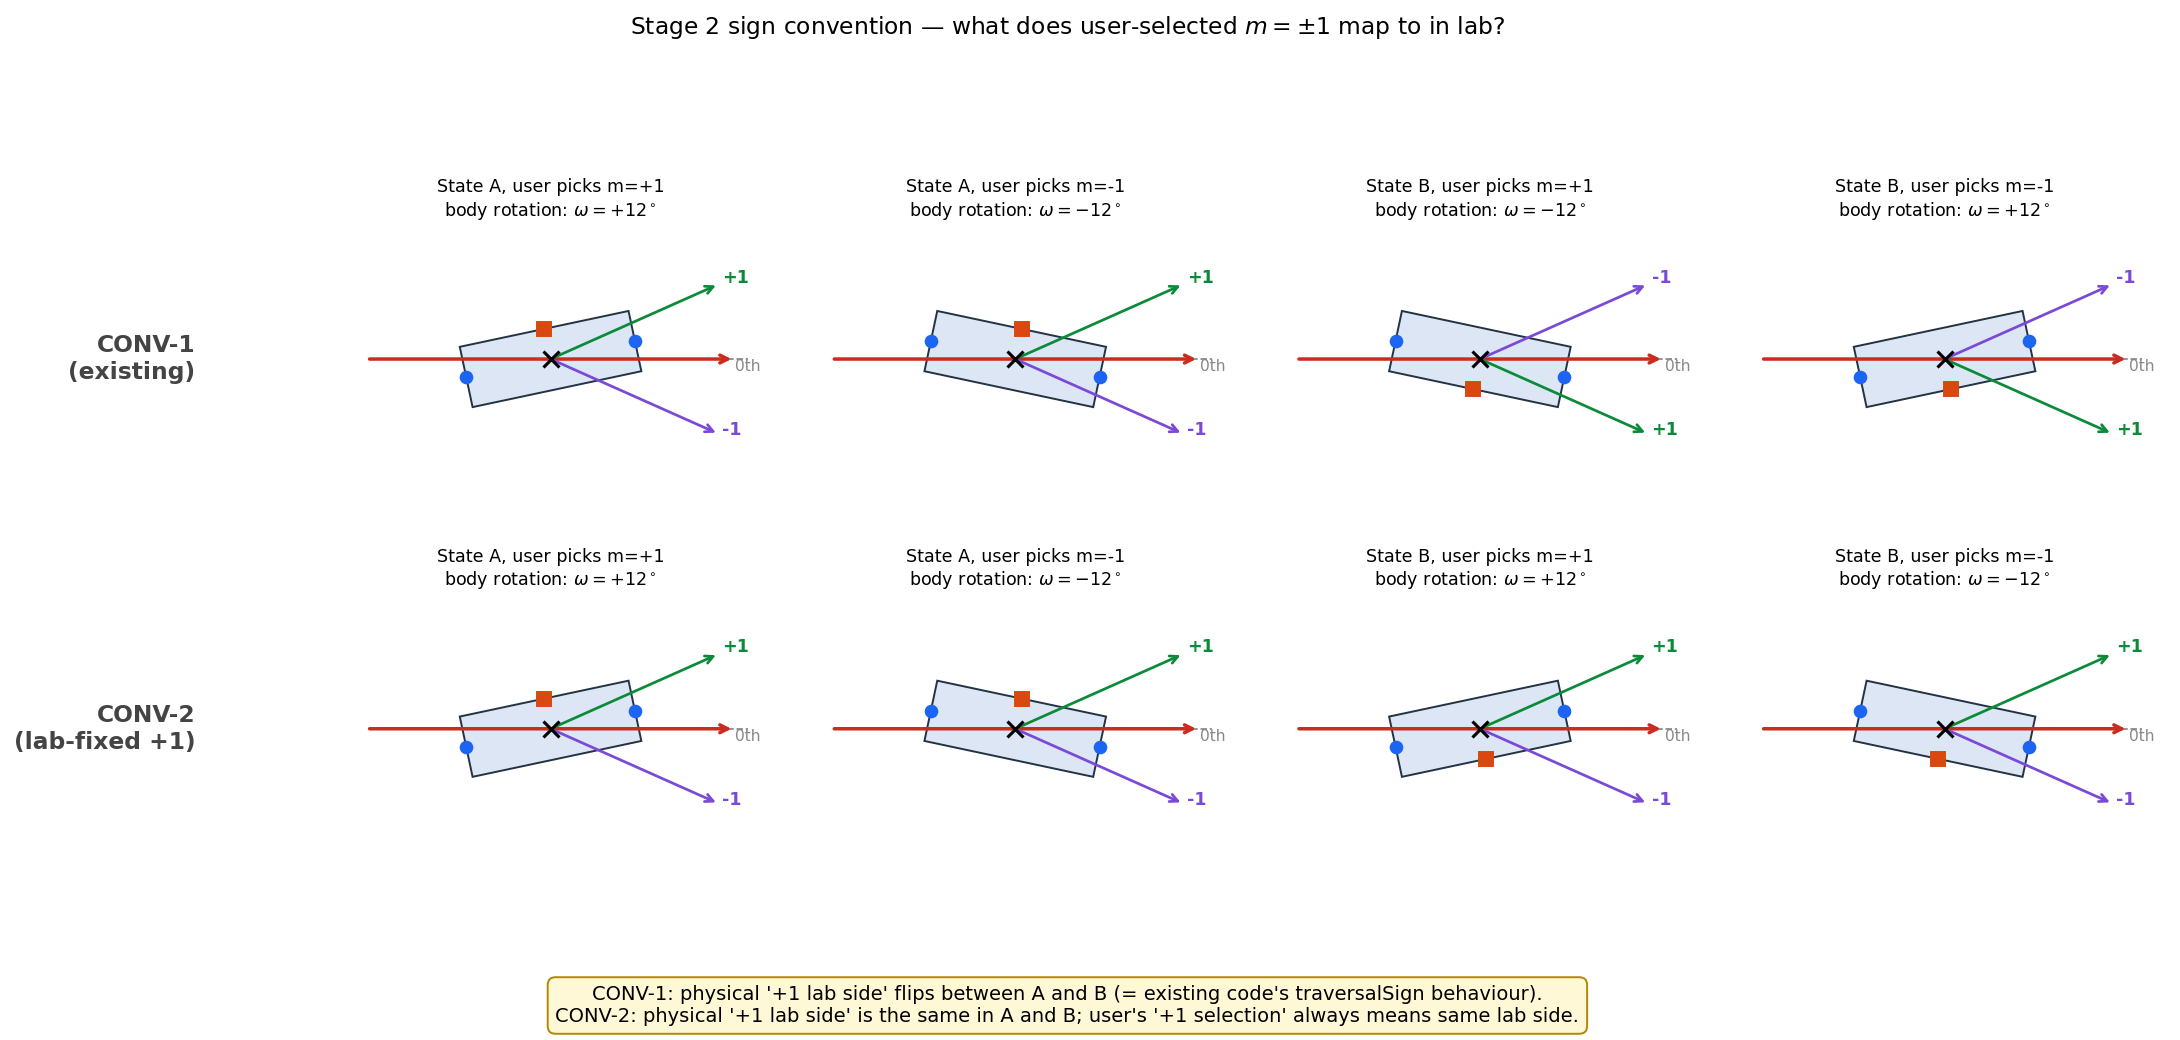

Recreate this plot in Python.
"""Visual comparison of Stage 2 sign convention choices.

After Stage 1, body D1 is parallel (state A) or anti-parallel (state B) to
the beam, and the entry anchor sits on the beam line. Stage 2 rotates the
body about the midpoint pivot, axis = D3.

Two candidate sign conventions for the user-facing diffraction-order radio:

  CONV-1 ("traversal-flipped", what the existing code does):
    state A, m=+1:  body rotates +theta_B   (CCW from +D3)
    state A, m=-1:  body rotates -theta_B
    state B, m=+1:  body rotates -theta_B   (sign flips with traversal)
    state B, m=-1:  body rotates +theta_B
    => User selects "+1" but physical "+1 lab side" depends on state.

  CONV-2 ("lab-fixed +1 side", simpler UX):
    state A, m=+1:  body rotates +theta_B
    state A, m=-1:  body rotates -theta_B
    state B, m=+1:  body rotates +theta_B   (no sign flip)
    state B, m=-1:  body rotates -theta_B
    => User's "+1" always means the same physical lab side
       (e.g. always the side where +D2 happens to point in lab).

Drawn with theta exaggerated to ~12 deg.
"""
import numpy as np
import matplotlib.pyplot as plt
from matplotlib.patches import Rectangle


THETA_DEG = 12.0
theta = np.deg2rad(THETA_DEG)
HALF_D1 = 1.4
HALF_D2 = 0.50

beam = np.array([1.0, 0.0])  # horizontal in lab


def rot2(ang):
    c, s = np.cos(ang), np.sin(ang)
    return np.array([[c, -s], [s, c]])


def draw_body(ax, R, t, label_state):
    corners = np.array([
        [-HALF_D1, -HALF_D2],
        [+HALF_D1, -HALF_D2],
        [+HALF_D1, +HALF_D2],
        [-HALF_D1, +HALF_D2],
    ])
    rotated = (R @ corners.T).T + t
    poly = plt.Polygon(rotated, closed=True, facecolor="#dde6f5",
                       edgecolor="#234", lw=1.0, zorder=2)
    ax.add_patch(poly)
    in_local  = np.array([-HALF_D1, 0.0])
    out_local = np.array([+HALF_D1, 0.0])
    rf_local  = np.array([0.0, +HALF_D2])
    in_pt  = R @ in_local + t
    out_pt = R @ out_local + t
    rf_pt  = R @ rf_local + t
    ax.plot(*in_pt,  "o", color="#1c64f2", markersize=6, zorder=4)
    ax.plot(*out_pt, "o", color="#1c64f2", markersize=6, zorder=4)
    ax.plot(*rf_pt,  "s", color="#d9480f", markersize=7, zorder=4)
    ax.plot(*t, "x", color="#000000", markersize=8, mew=1.6, zorder=5)


def draw_panel(ax, state, m, conv):
    ax.set_aspect("equal")
    ax.set_xlim(-3.6, 3.6)
    ax.set_ylim(-2.2, 2.2)
    ax.axis("off")

    # Stage 1 base orientation: A=0 deg, B=180 deg.
    base = 0.0 if state == "A" else np.pi

    # Stage 2 Bragg angle sign per convention.
    if conv == "CONV-1":
        traversal = +1 if state == "A" else -1
        bragg = m * traversal * theta
    else:  # CONV-2
        bragg = m * theta

    R = rot2(base + bragg)
    t = np.array([0.0, 0.0])
    draw_body(ax, R, t, state)

    # Beam through midpoint (= origin)
    ax.annotate("", xy=( 3.0, 0), xytext=(-3.0, 0),
                arrowprops=dict(arrowstyle="->", color="#cc2b1f", lw=1.8))

    # 0th order (continuation of beam) shown dashed
    ax.plot([0, 3.2], [0, 0], color="#888", lw=0.9, ls="--", zorder=1)
    ax.text(3.0, -0.20, "0th", color="#888", fontsize=8)

    # +1 / -1 from midpoint, rotated 2*theta from beam direction.
    # Physical +1 = beam rotated +2theta in lab (toward lab +y) for m>0.
    # CONV-1: lab side flips with state. CONV-2: always same lab side.
    if conv == "CONV-1":
        traversal = +1 if state == "A" else -1
    else:
        traversal = +1
    ang_p = +2 * theta * traversal
    ang_m = -2 * theta * traversal
    dp = rot2(ang_p) @ beam
    dm = rot2(ang_m) @ beam
    ax.annotate("", xy=(dp[0] * 3.0, dp[1] * 3.0), xytext=(0, 0),
                arrowprops=dict(arrowstyle="->", color="#0b8a3a", lw=1.4))
    ax.text(dp[0] * 3.05, dp[1] * 3.05, "+1", color="#0b8a3a", fontsize=9, fontweight="bold")
    ax.annotate("", xy=(dm[0] * 3.0, dm[1] * 3.0), xytext=(0, 0),
                arrowprops=dict(arrowstyle="->", color="#7a4ad6", lw=1.4))
    ax.text(dm[0] * 3.05, dm[1] * 3.05, "-1", color="#7a4ad6", fontsize=9, fontweight="bold")

    sign_str = ("+" if bragg >= 0 else "-") + f"{abs(np.degrees(bragg)):.0f}^\\circ"
    title = (
        f"State {state}, user picks m={'+1' if m > 0 else '-1'}\n"
        f"body rotation: $\\omega = {sign_str}$"
    )
    ax.set_title(title, fontsize=9, pad=4)


fig, axes = plt.subplots(2, 4, figsize=(16, 7.5))
fig.suptitle(
    "Stage 2 sign convention — what does user-selected $m=\\pm1$ map to in lab?",
    fontsize=12,
)

cases = [
    ("CONV-1\n(existing)", [
        ("A", +1, "CONV-1"), ("A", -1, "CONV-1"),
        ("B", +1, "CONV-1"), ("B", -1, "CONV-1"),
    ]),
    ("CONV-2\n(lab-fixed +1)", [
        ("A", +1, "CONV-2"), ("A", -1, "CONV-2"),
        ("B", +1, "CONV-2"), ("B", -1, "CONV-2"),
    ]),
]

for row, (label, panels) in enumerate(cases):
    for col, (state, m, conv) in enumerate(panels):
        draw_panel(axes[row, col], state, m, conv)
    axes[row, 0].text(-0.30, 0.5, label, transform=axes[row, 0].transAxes,
                      fontsize=12, fontweight="bold", color="#444",
                      ha="right", va="center")

# Footnote summary
fig.text(
    0.5, 0.02,
    "CONV-1: physical '+1 lab side' flips between A and B (= existing code's traversalSign behaviour).\n"
    "CONV-2: physical '+1 lab side' is the same in A and B; user's '+1 selection' always means same lab side.",
    ha="center", fontsize=10,
    bbox=dict(boxstyle="round,pad=0.4", facecolor="#fff8d6", edgecolor="#b08900"),
)

plt.tight_layout(rect=[0.03, 0.07, 1, 0.93])
out_path = r"C:\Users\admin\OneDrive\桌面\YX\QMsimulation\qmem-digital-twin\docs\aom_stage2_sign.png"
plt.savefig(out_path, dpi=140, bbox_inches="tight")
print(f"Saved: {out_path}")
